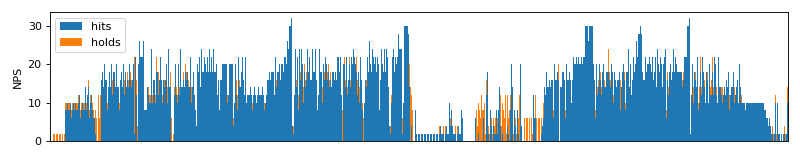

Write the Python code that produced this figure.
from reamber.algorithms.plot.nps import npsPlot
from reamber.osu.OsuMap import OsuMap
import matplotlib.pyplot as plt

m = OsuMap.readFile("plot/PLANETSHAPER.osu")
npsPlot(m, binSize=500)
plt.show()
